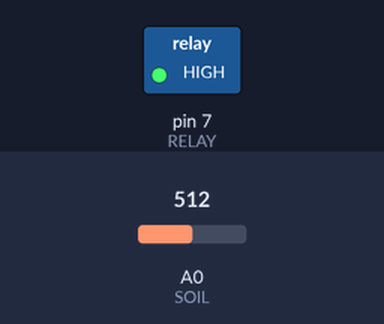
Simulated run of this sketch. Board: Arduino Uno, built with avr-gcc and run on an emulated ATmega328P. Shown: switched loads named in the sketch (green lamp = pin HIGH). The inputs (shaded band) are chosen by the test bench; at power-on: A0 (SOIL) = 512.

Above: at 1.8 s.
1.9 s: A0 (SOIL) set to 685
3.4 s: A0 (SOIL) set to 710
At 4.5 s:
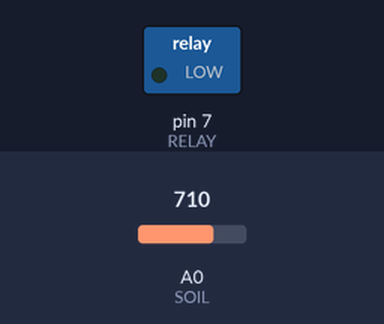
5.5 s: A0 (SOIL) set to 690
At 7.2 s:
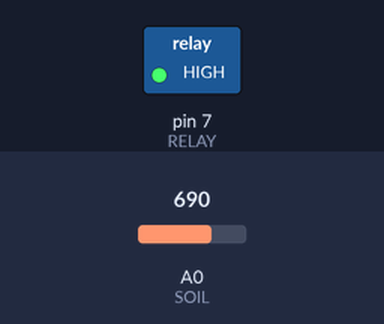
7.5 s: A0 (SOIL) set to 716
At 8.7 s:
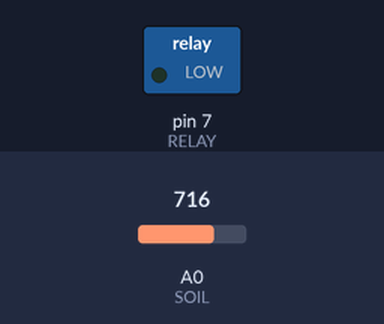
Timing chart, 0 to 10.5 s (numbered marks = the images above; inputs shaded):
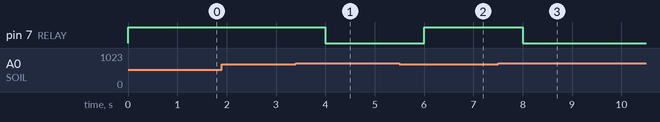

The sketch:

02_Pompa_Dengan_Relay.ino
```cpp
const int SOIL = A0;
const int RELAY = 7;
const int BATAS_KERING = 700;

void setup() {
  pinMode(RELAY, OUTPUT);
  digitalWrite(RELAY, HIGH);
}

void loop() {
  int nilai = analogRead(SOIL);
  bool tanahKering = nilai > BATAS_KERING;
  digitalWrite(RELAY, tanahKering ? LOW : HIGH);
  delay(1000);
}
```

Measured:
- the behaviour switches between 700 and 701 on A0 (SOIL) (found by bisection; images 0 and 1)
- after the input at 1.9 s, every drawn part: stays the same
- after the input at 3.4 s, pin 7 (RELAY): HIGH → LOW after 0.60 s
- after the input at 5.5 s, pin 7 (RELAY): LOW → HIGH after 0.50 s
- after the input at 7.5 s, pin 7 (RELAY): HIGH → LOW after 0.50 s
